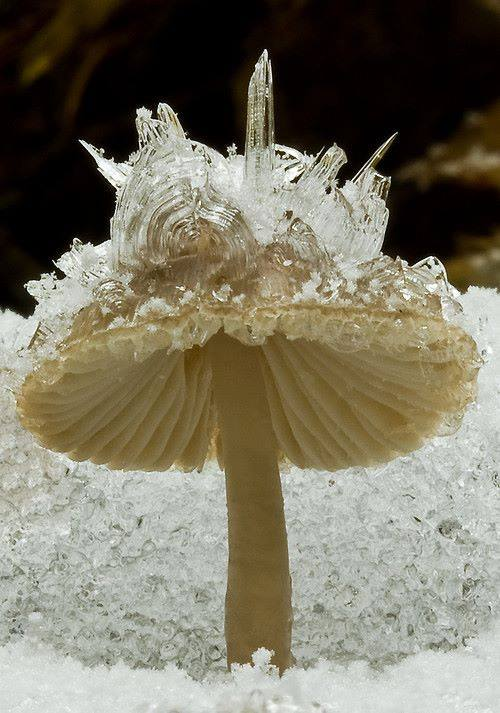
#> input picture ComVis/Images/Greyscale.jpg, 500 x 713 px
$ python 'Greyscale Algoritm.py'
#> lines starting #> are read from the running program, lines starting #| are printed output that depends on the picture
import cv2
import numpy as np

"""

source https://pythonexamples.org/python-opencv-extract-red-channel-of-image/

"""

img = cv2.imread('Images/Greyscale.jpg', cv2.IMREAD_UNCHANGED)
#> img is the input picture: shape (713, 500, 3); mean B, G, R 101.8, 118.7, 123.4
experiment = np.zeros((img.shape[0],img.shape[1]),dtype = 'uint8')

#Red Channel
red = img[:,:,2]
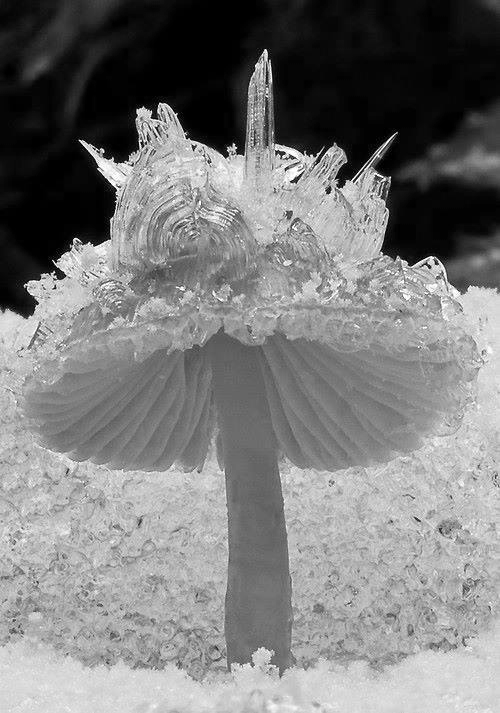
#> red: shape (713, 500); min 0, max 255, mean 123.4
redChannel = np.zeros(img.shape)
redChannel[:,:,2] = red
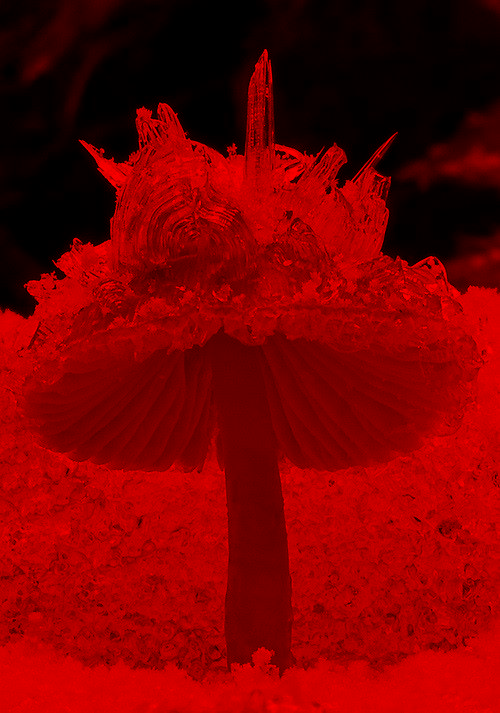
#> redChannel: shape (713, 500, 3) float64; mean of channels 0, 1, 2 0, 0, 123.4; drawn as B, G, R

#Green Channel
green = img[:,:,1]
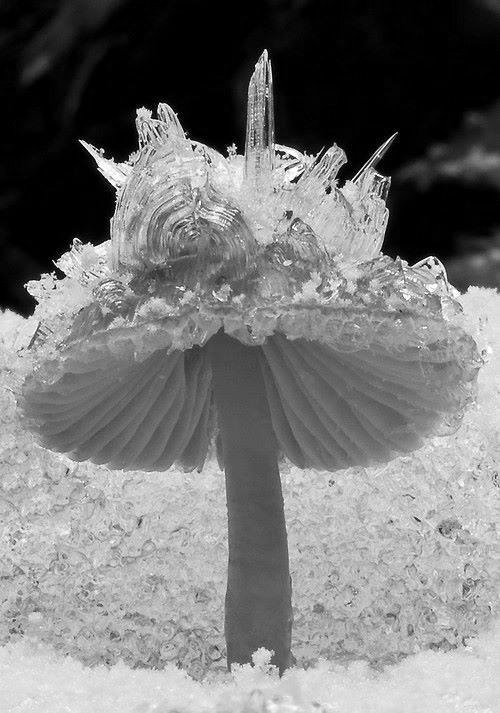
#> green: shape (713, 500); min 0, max 255, mean 118.7
greenchannel= np.zeros(img.shape)
greenchannel[:,:,1] = green
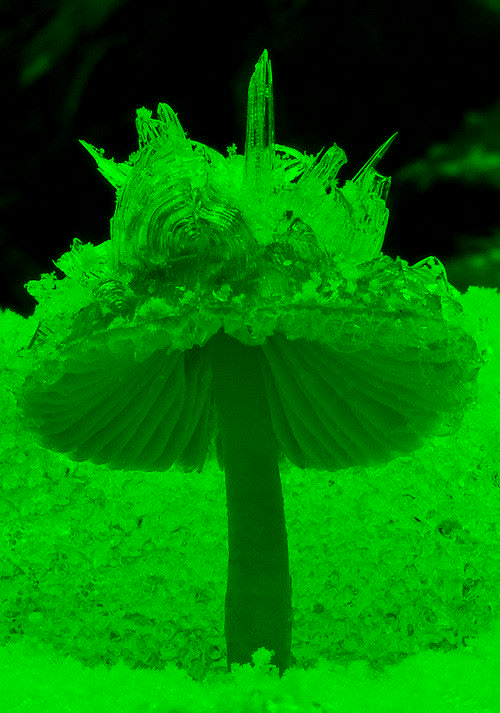
#> greenchannel: shape (713, 500, 3) float64; mean of channels 0, 1, 2 0, 118.7, 0; drawn as B, G, R

#Blue Channel
blue = img[:,:,0]
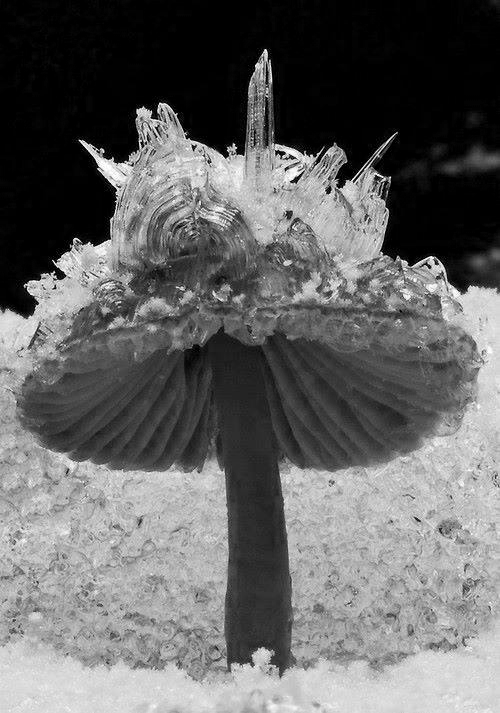
#> blue: shape (713, 500); min 0, max 255, mean 101.8
bluechannel = np.zeros(img.shape)
bluechannel[:,:,0] = blue
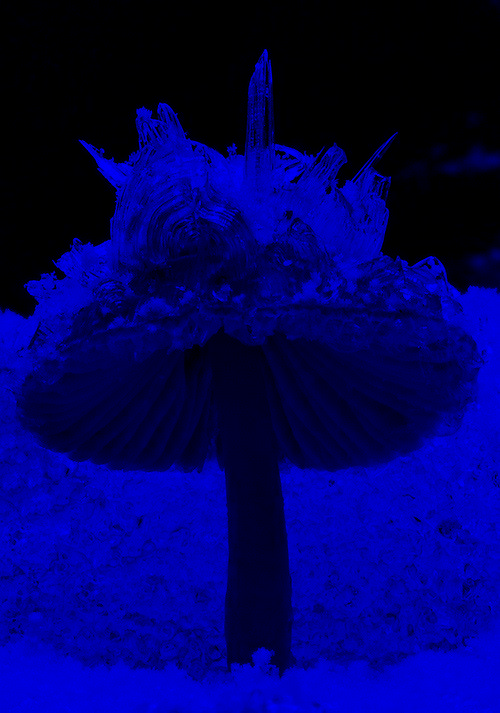
#> bluechannel: shape (713, 500, 3) float64; mean of channels 0, 1, 2 101.8, 0, 0; drawn as B, G, R

#Greyscale process to the average of pixels
for i in range(img.shape[0]):
    for j in range(img.shape[1]):
        for k in range(img.shape[2]):
            experiment[i,j] = (redChannel[i][j][k] + greenchannel[i][j][k]
                               + bluechannel[i][j][k])/3
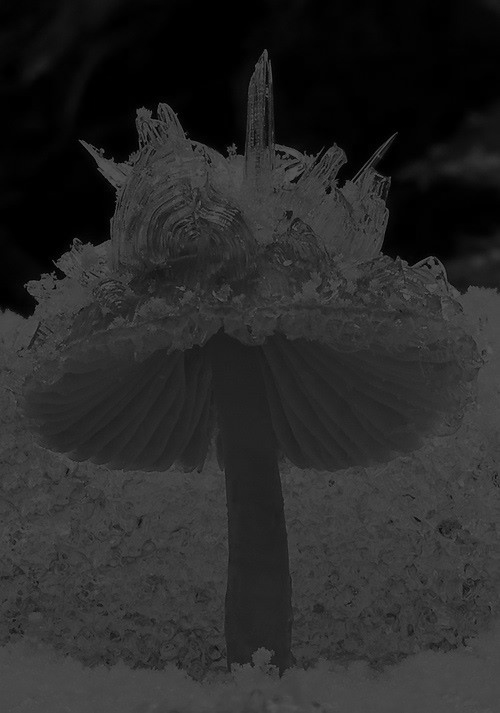
#> experiment: shape (713, 500); min 0, max 85, mean 40.8


cv2.imshow("Uji", experiment)
cv2.waitKey(0)
